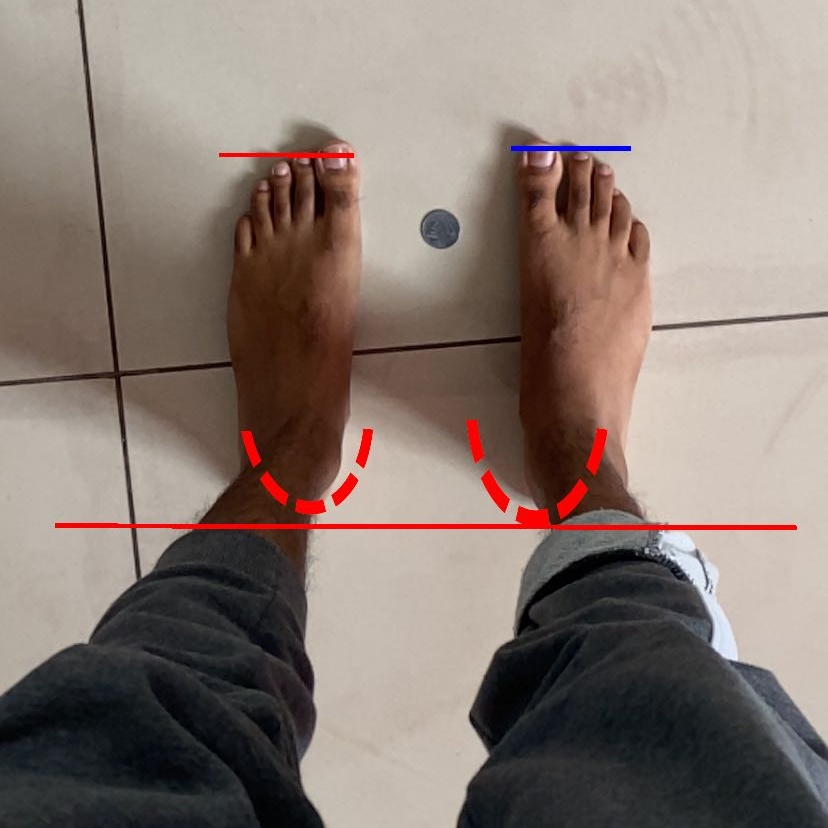
#> input picture size-of-objects/images/cropped/floor_2.jpg, 828 x 828 px, found by its file name
$ python blob.py   (older library calls are emulated)
#> lines starting #> are read from the running program, lines starting #| are printed output that depends on the picture
#!/usr/bin/python

# Standard imports
import cv2
import numpy as np

# Read image
image = '/Users/vaneesh_k/PycharmProjects/Albie_ML/size-of-objects/images/cropped/floor_2.jpg'
im = cv2.imread(image, cv2.IMREAD_GRAYSCALE)
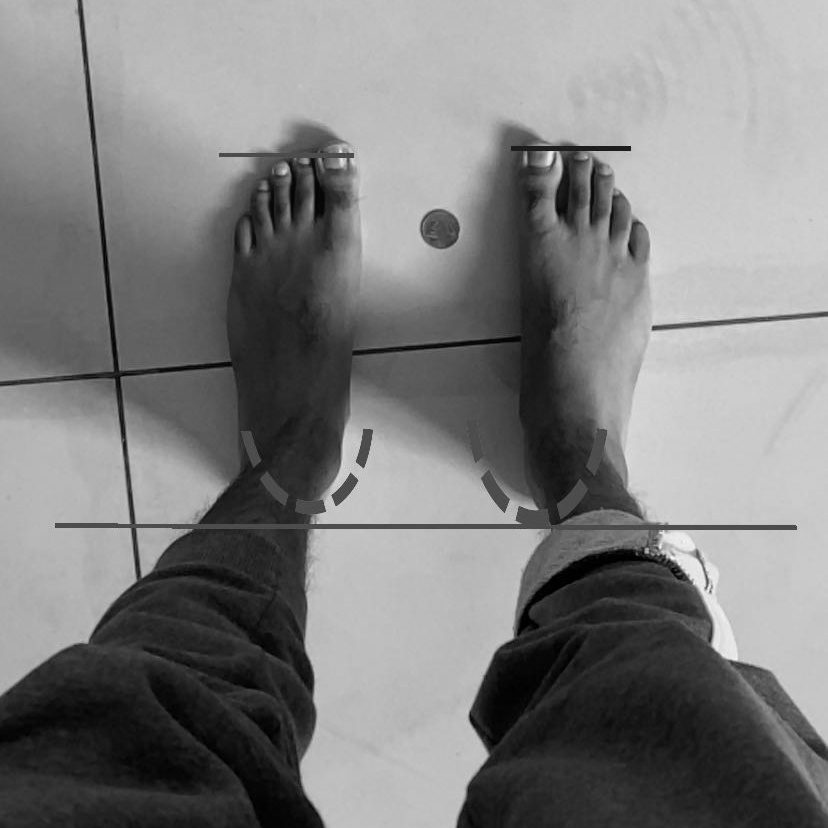
#> im: shape (828, 828); min 0, max 253, mean 125.9

# Setup SimpleBlobDetector parameters.
params = cv2.SimpleBlobDetector_Params()

# Change thresholds
params.minThreshold = 10
params.maxThreshold = 255

# Filter by Area.
params.filterByArea = True
params.minArea = 1000
params.maxArea = 1800

# Filter by Circularity
params.filterByCircularity = True
params.minCircularity = 0.1

# Filter by Convexity
params.filterByConvexity = True
params.minConvexity = 0.87

# Filter by Inertia
params.filterByInertia = True
params.minInertiaRatio = 0.01

# Create a detector with the parameters
ver = (cv2.__version__).split('.')
if int(ver[0]) < 3:
    detector = cv2.SimpleBlobDetector(params)
else:
    detector = cv2.SimpleBlobDetector_create(params)

# Detect blobs.
keypoints = detector.detect(im)
#> keypoints = 1 keypoints; (x, y, size): (440, 229, 40.7)

# Draw detected blobs as red circles.

im_with_keypoints = cv2.drawKeypoints(im, keypoints, np.array([]), (0, 0, 255),
                                      cv2.DRAW_MATCHES_FLAGS_DRAW_RICH_KEYPOINTS)

# Show blobs
cv2.imshow("Keypoints", im_with_keypoints)
cv2.waitKey(0)
